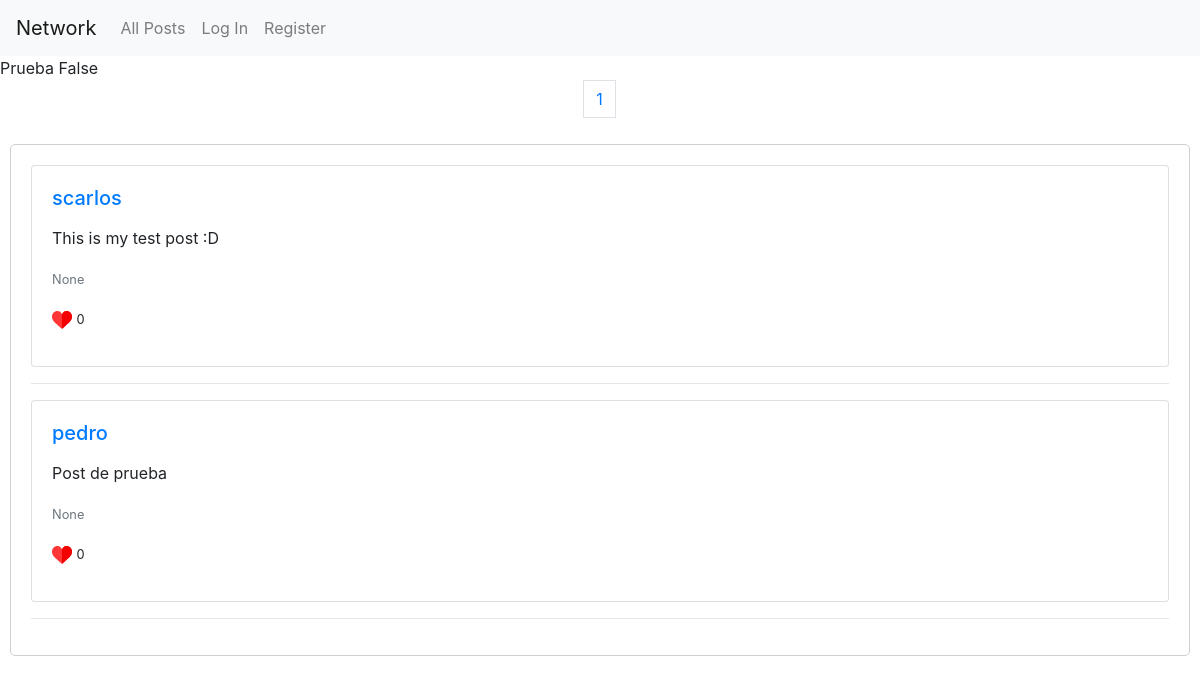
The app's page /, older data.
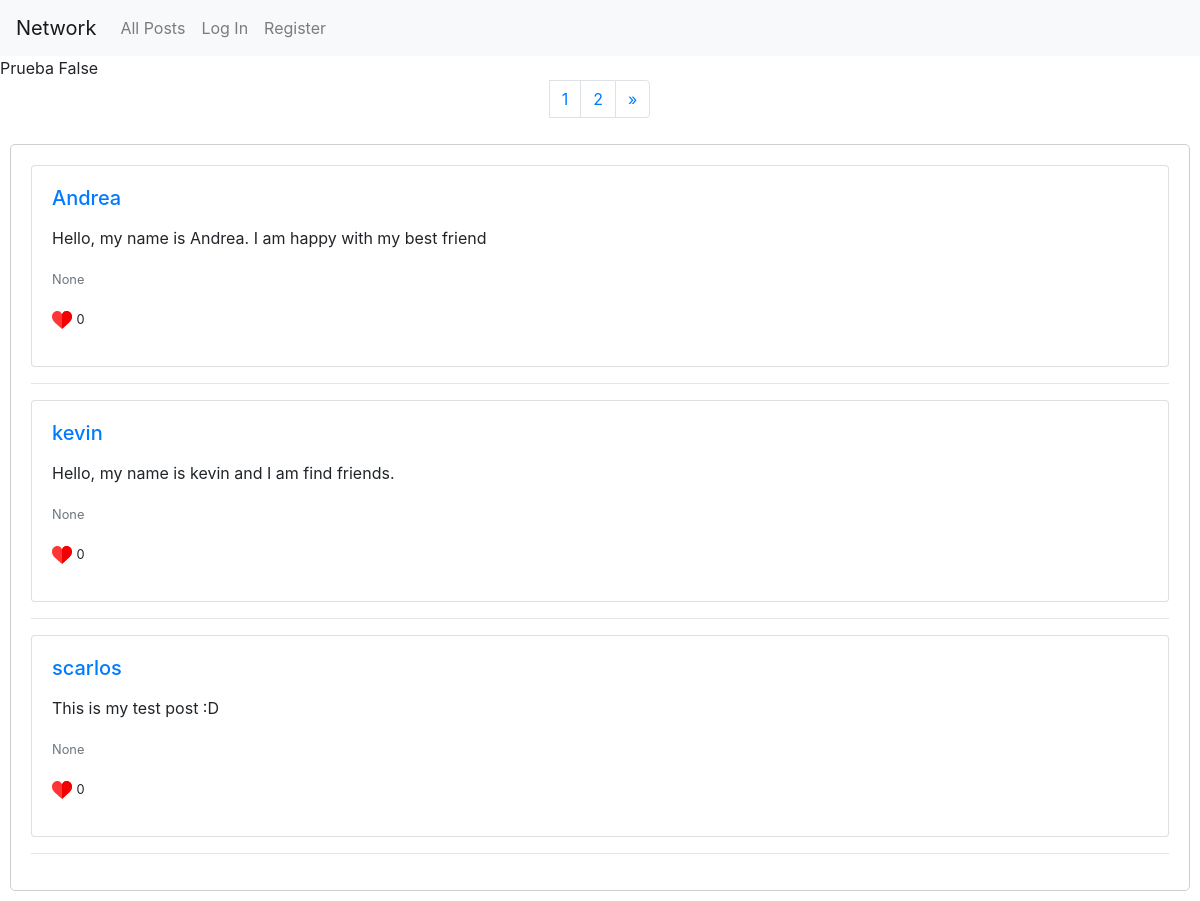
The same page, newer data.
### network/models.py (models this page shows)
class Post(models.Model):
    user = models.ForeignKey(User, on_delete = models.CASCADE, related_name="post_create") #if user is deleted, auction will be deleted
    date = models.DateTimeField(auto_now_add=True, null=True, blank=True)
    text = models.CharField(max_length=255, null=True)
    likes = models.IntegerField(default=None, null=True, blank=True)

class User(AbstractUser):
    pass

### network/views.py (the view)
# urls.py: path("", views.index, name="index"),
def index(request):
    posts = Post.objects.all().order_by('-date')
    paginator = Paginator(posts,3)
    page = request.GET.get('page')
    all_posts = paginator.get_page(page)
    return render(request, "network/index.html", { "posts":all_posts})

### network/templates/network/index.html (shortened to what this page needs)
{% extends "network/layout.html" %}
{% load static %}
{% block body %}
<div>
    Prueba  {{posts.has_previous}}
</div>
<div class=" row align-items-center justify-content-center ">
    <nav aria-label="Page navigation example ">
        <ul class="pagination">
            {% for num in posts.paginator.page_range %}
            <li class="page-item"><a class="page-link" href="?page={{num}}">
                {{num}}
            </a></li>
            {% endfor %}
            <li class="page-item">
                {%if posts.has_next%}
                <a class="page-link" href="?page={{posts.next_page_number}}" aria-label="Next">
                    <span aria-hidden="true">&raquo;</span>
                </a>
                {%endif%}
            </li>
        </ul>
    </nav>
</div>
<div class="box-cont">
    {% for post in posts %}
    <div class="card">
        <div class="card-body">
            <h5 class="card-title"> <a href="/profile/{{post.user.id}}" style="text-decoration: none;">
                    {{post.user.username}} </a> </h5>
            <p class="card-text">{{post.text}}</p>
            <p class="card-text"><small class="text-muted">{{post.date}}</small></p>
            <p> <img src="{% static 'images/like.svg' %}" height="20px" width="20px"> <small>{{post.likes}}</small></p>
        </div>
    </div>
    <hr>
    {% endfor %}
</div>
{% endblock %}

Row changes from the older to the newer data that the page shows:
no longer on this page (row unchanged): Post: user.username "pedro", text "Post de prueba", date "None", likes "0"
added Post: user.username "Andrea", text "Hello, my name is Andrea. I am happy with my best friend", date "None", likes "0"
added Post: user.username "kevin", text "Hello, my name is kevin and I am find friends.", date "None", likes "0"
Text that changed along with them:
new list line: "2"
